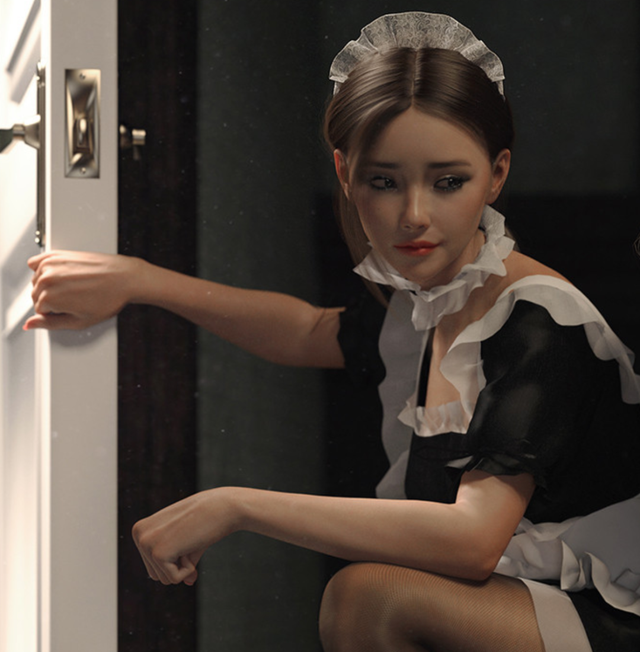
#> input picture Image/img.png, 640 x 652 px, given in place of the camera
$ python camera.py
#> lines starting #> are read from the running program, lines starting #| are printed output that depends on the picture; after the words box and inside, x2 and y2 are one past the last pixel; in counts of white or black regions, pixels touching at a corner belong together
import cv2 as cv

faceCascade = cv.CascadeClassifier(
    r"C:\Users\HuiLing\anaconda3\envs\opencv\Library\etc\haarcascades\haarcascade_frontalface_alt2.xml")

# cap = cv.VideoCapture(r"Y:\VIDEO\BEAUTYLEG_P\[Beautyleg]2021-05-26 No.11 ChiChi[1V462M]\11ChiChi.mp4")
cap = cv.VideoCapture(0)
width = int(cap.get(cv.CAP_PROP_FRAME_WIDTH))
height = int(cap.get(cv.CAP_PROP_FRAME_HEIGHT))
fps = int(cap.get(cv.CAP_PROP_FPS))
fourcc = int(cap.get(cv.CAP_PROP_FOURCC))

print(f'{width}x{height}, FPS:{fps}, FOURCC:{fourcc}')

cv.namedWindow('USB Camera', cv.WINDOW_NORMAL)
cv.namedWindow('mask', cv.WINDOW_NORMAL)

mog = cv.bgsegm.createBackgroundSubtractorMOG()
threshold1 = 50
threshold2 = 150


def update_edge(value):
    global threshold1,threshold2
    threshold1 = cv.getTrackbarPos('min', 'mask')
    threshold2 = cv.getTrackbarPos('max', 'mask')


cv.createTrackbar('min', 'mask', 50, 200, update_edge)
cv.createTrackbar('max', 'mask', 50, 200, update_edge)
while cap.isOpened():
    ret, frame = cap.read()
#> frame is the input picture: shape (652, 640, 3); mean B, G, R 61.3, 68.8, 79.1
    if ret:
        gray = cv.cvtColor(frame, cv.COLOR_BGR2GRAY)
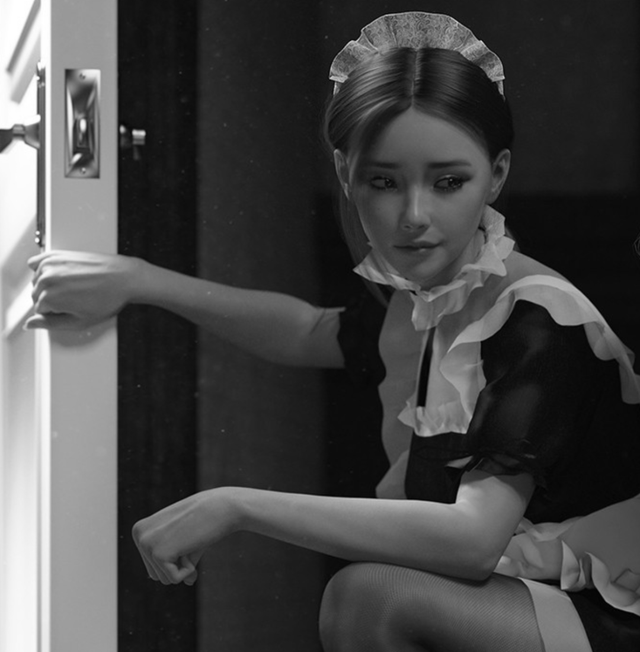
#> gray: shape (652, 640); min 0, max 255, mean 71.1

        # mask = mog.apply(frame)
        mask = cv.Canny(frame, threshold1, threshold2)
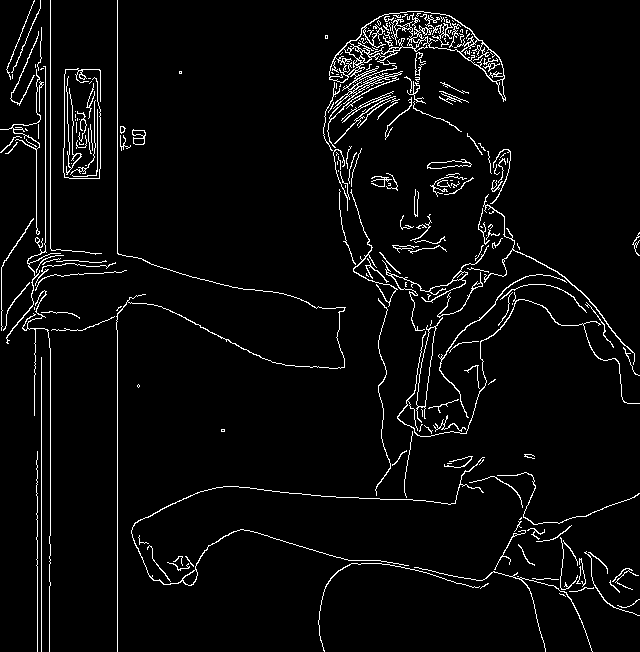
#> mask: shape (652, 640); 4.2% white in thin lines or dots
        cv.imshow('mask', mask)

        faces = faceCascade.detectMultiScale(gray, 1.1, 4, 0, (100, 100), (300, 300))
#> faces = [[334, 117, 168, 168]]
        if faces is None:
            print('没有找到人脸！')

        print(faces)
#| [[334 117 168 168]]
        for (x, y, w, h) in faces:
            cv.rectangle(frame, (x, y), (x + w, y + h), (0, 0, 255), 2)
            cv.putText(frame, "YUKI", (x, y), cv.FONT_HERSHEY_PLAIN, 3, (0, 0, 255), 2)
#> this loop made 1 pass
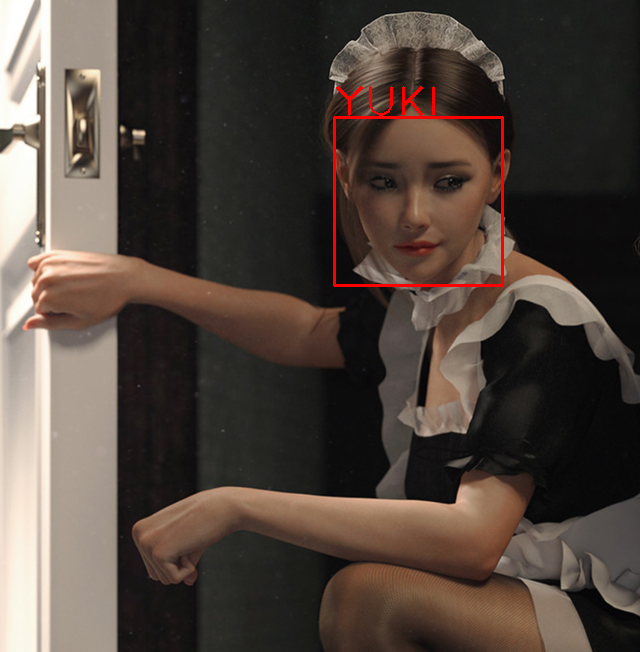
#> frame: shape (652, 640, 3); 0.64% of pixels changed, all inside (x1, y1, x2, y2) = (333, 86, 504, 287)

        cv.imshow('USB Camera', frame)

        key = cv.waitKey(5)
#> (key q is pressed here)
        # print(key)
        if key == ord('q'):
            break
    else:
        break

cap.release()
cv.destroyAllWindows()
